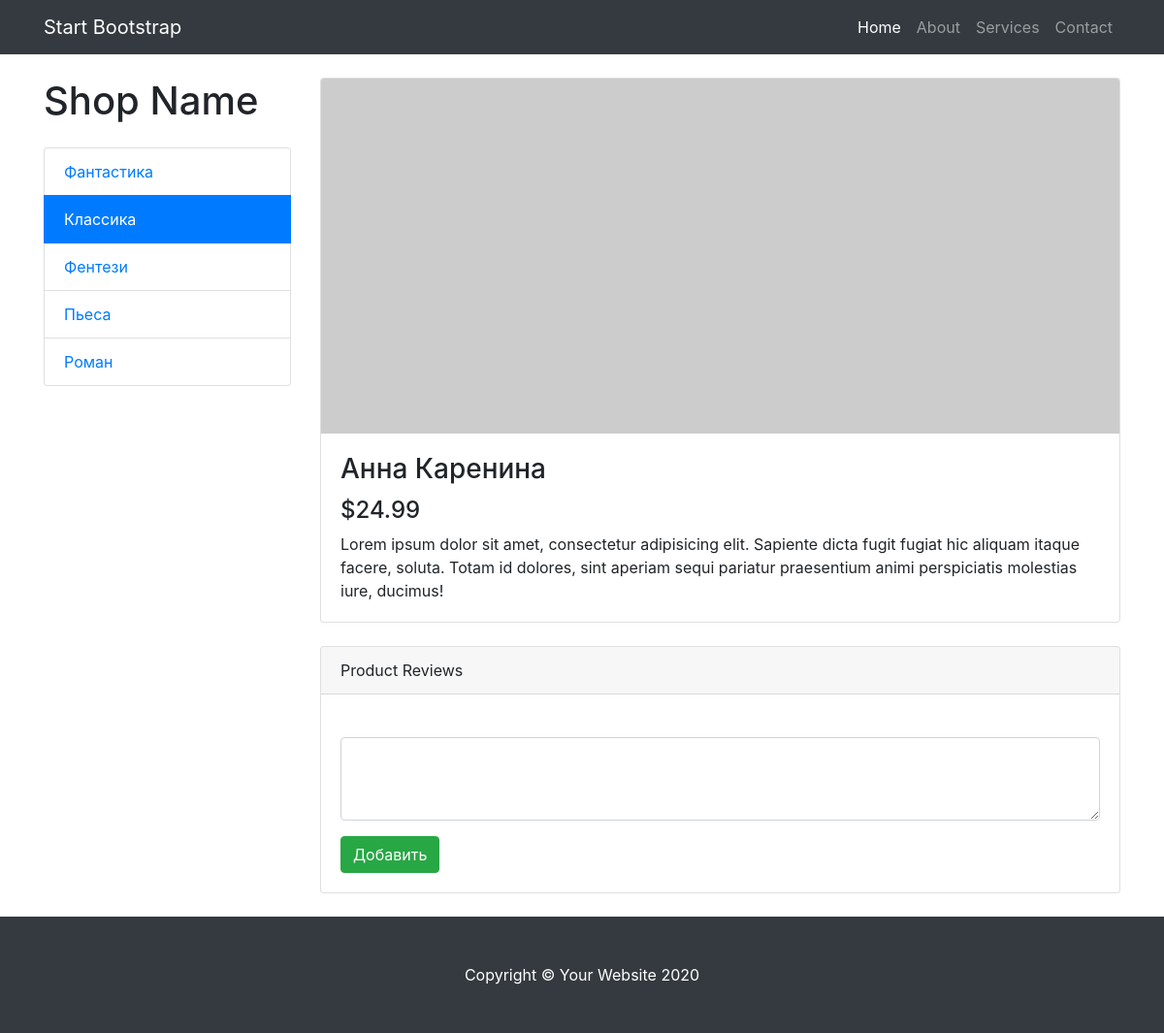
/page.php?book_id=47, run on the app's committed database.
### tables this page shows
CREATE TABLE `genre` (
  `id` int(10) unsigned NOT NULL AUTO_INCREMENT,
  `name` varchar(45) NOT NULL,
  PRIMARY KEY (`id`)
);

CREATE TABLE `book` (
  `id` int(10) unsigned NOT NULL AUTO_INCREMENT,
  `title` varchar(150) NOT NULL,
  `author_id` int(10) unsigned NOT NULL,
  `genre_id` int(10) unsigned DEFAULT NULL,
  PRIMARY KEY (`id`)
);

### functions.php (called while the page is built, shortened)
<?php
function getPDO()
{
    $pdo = new PDO("mysql:dbname=bookstore;host=127.0.0.1;charset=utf8mb4", 'root', '',[
        PDO::ATTR_ERRMODE => PDO::ERRMODE_EXCEPTION
    ]);
    return $pdo;
}
function getBookById($bookId) : array
{
    $query = "SELECT b.id book_id, b.title, a.name author, g.name genre, g.id genre_id FROM book b
    left join author a ON a.id = b.author_id
    left join genre g ON g.id = b.genre_id
    where b.id = ?
    ";
    $pdo = getPDO();
    $result = $pdo->prepare($query);
    $result->execute([$bookId]);
    $result->setFetchMode(PDO::FETCH_ASSOC);
    return $result->fetch();
}
function getGenres() : array
{
    $query = 'SELECT id, name FROM genre';
    $pdo = getPDO();
    $result = $pdo->query($query);
    return $result->fetchAll(PDO::FETCH_ASSOC);
}

### page.php (the view, shortened to what this page needs)
<?php
require 'functions.php';
$book = getBookById($_GET['book_id']);
?>
<!DOCTYPE html>
<html lang="en">
<head>
    <link href="vendor/bootstrap/css/bootstrap.min.css" rel="stylesheet">
    <link href="css/shop-item.css" rel="stylesheet">
</head>
<body>
<nav class="navbar navbar-expand-lg navbar-dark bg-dark fixed-top">
    <div class="container">
        <a class="navbar-brand" href="#">Start Bootstrap</a>
        <div class="collapse navbar-collapse" id="navbarResponsive">
            <ul class="navbar-nav ml-auto">
                <li class="nav-item active">
                    <a class="nav-link" href="#">Home
                    </a>
                </li>
                <li class="nav-item">
                    <a class="nav-link" href="#">About</a>
                </li>
                <li class="nav-item">
                    <a class="nav-link" href="#">Services</a>
                </li>
                <li class="nav-item">
                    <a class="nav-link" href="#">Contact</a>
                </li>
            </ul>
        </div>
    </div>
</nav>
<div class="container">
    <div class="row">
        <div class="col-lg-3">
            <h1 class="my-4">Shop Name</h1>
            <div class="list-group">
                <?php foreach (getGenres() as $genre) : ?>
                <a href="#" class="list-group-item <?=($genre['id'] == $book['genre_id'])? 'active': '' ?>"><?=$genre['name'] ?></a>
                <?php endforeach; ?>
            </div>
        </div>
        <div class="col-lg-9">
            <div class="card mt-4">
                <img class="card-img-top img-fluid" src="http://placehold.it/900x400" alt="">
                <div class="card-body">
                    <h3 class="card-title"><?=$book['title'] ?></h3>
                    <h4>$24.99</h4>
                    <p class="card-text">Lorem ipsum dolor sit amet, consectetur adipisicing elit. Sapiente dicta fugit fugiat hic aliquam itaque facere, soluta. Totam id dolores, sint aperiam sequi pariatur praesentium animi perspiciatis molestias iure, ducimus!</p>
                </div>
            </div>
            <div class="card card-outline-secondary my-4">
                <div class="card-header">
                    Product Reviews
                </div>
                <div class="card-body">
                    <form method="post" action="add_comment.php">
                        <div class="form-group">
                            <textarea class="form-control" name="comment" id="exampleFormControlTextarea1" rows="3" required></textarea>
                        </div>
                        <button type="submit" class="btn btn-success">Добавить</button>
                    </form>
                </div>
            </div>
        </div>
    </div>
</div>
<footer class="py-5 bg-dark">
    <div class="container">
        <p class="m-0 text-center text-white">Copyright &copy; Your Website <?=date('Y') ?></p>
    </div>
</footer>
</body>
</html>

### css/shop-item.css (style rules this page uses)
body { padding-top: 56px; }

### data on the page
genre: name "Фантастика"
genre: name "Классика"
genre: name "Фентези"
genre: name "Пьеса"
genre: name "Роман"
book: title "Анна Каренина"
